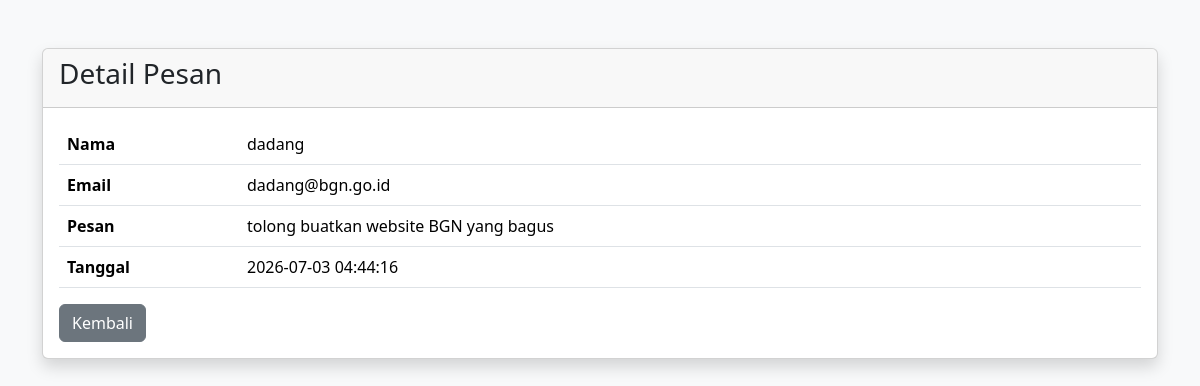
The page /admin/contact/lihat.php?id=1 (signed in) on the database its author committed.
### tables this page shows
CREATE TABLE `contact` (
  `id` int(11) NOT NULL,
  `nama` varchar(100) DEFAULT NULL,
  `email` varchar(100) DEFAULT NULL,
  `pesan` text DEFAULT NULL,
  `tanggal` timestamp NOT NULL DEFAULT current_timestamp()
);

### admin/contact/lihat.php (the view, shortened to what this page needs)
<?php
include "../../config/koneksi.php";
$id = $_GET['id'];
$data = mysqli_fetch_assoc(mysqli_query($koneksi, "SELECT * FROM contact WHERE id='$id'"));
?>
<!DOCTYPE html>
<html>
<head>
    <link href="https://cdn.jsdelivr.net/npm/bootstrap@5.3.3/dist/css/bootstrap.min.css" rel="stylesheet">
</head>
<body class="bg-light">
    <div class="container mt-5">
        <div class="card shadow">
            <div class="card-header">
                <h3>Detail Pesan</h3>
            </div>
            <div class="card-body">
                <table class="table">
                    <tr>
                        <th width="180">Nama</th>
                        <td><?= $data['nama']; ?></td>
                    </tr>
                    <tr>
                        <th>Email</th>
                        <td><?= $data['email']; ?></td>
                    </tr>
                    <tr>
                        <th>Pesan</th>
                        <td><?= nl2br($data['pesan']); ?></td>
                    </tr>
                    <tr>
                        <th>Tanggal</th>
                        <td><?= $data['tanggal']; ?></td>
                    </tr>
                </table>
                <a href="index.php" class="btn btn-secondary">
                    Kembali
                </a>
            </div>
        </div>
    </div>
</body>
</html>

### rows shown on the page
contact: nama "dadang", email "dadang@bgn.go.id", pesan "tolong buatkan website BGN yang bagus", tanggal "2026-07-03 04:44:16"
